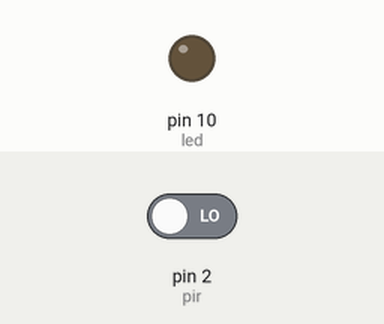
Simulated run of this sketch. Board: Arduino Uno, built with avr-gcc and run on an emulated ATmega328P. Shown: output pins drawn as LEDs (lit = HIGH). The inputs (shaded band) are chosen by the test bench; at power-on: pin 2 (pir) LOW.

Above: at 1.2 s.
1.3 s: pin 2 (pir) driven HIGH
At 2.5 s:
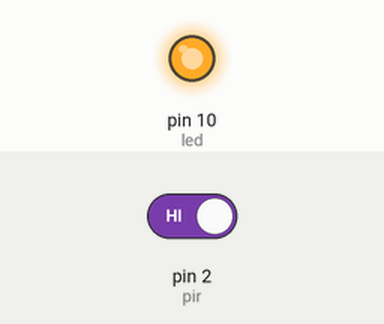
2.8 s: pin 2 (pir) driven LOW
At 3.9 s:
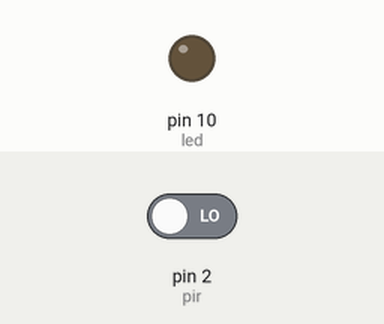
Timing chart, 0 to 5.8 s (numbered marks = the images above; inputs shaded):
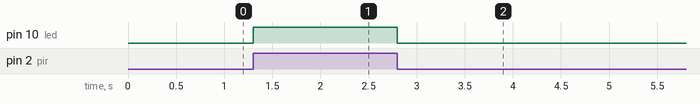

Measured:
- after the input at 1.3 s, pin 10 (led): LOW → HIGH at once
- after the input at 2.8 s, pin 10 (led): HIGH → LOW at once

The sketch:

LED_Sensor.ino
```cpp
int led = 10;
int pir = 2;
int val = 0;

void setup() {
  pinMode(led, OUTPUT);
  pinMode(pir, INPUT);
}

void loop() {
  val = digitalRead(pir);
  if(val == HIGH){
    digitalWrite(led,HIGH);
  }
  else
  {
    digitalWrite(led, LOW);
  }
}
```
